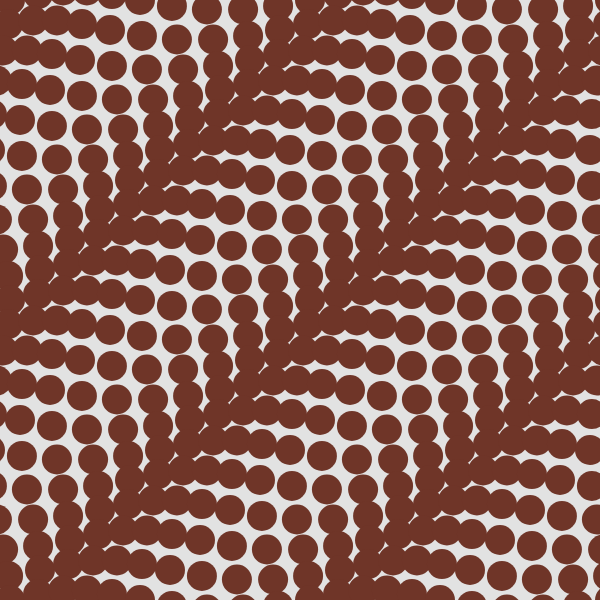
Frame 1 (no input)
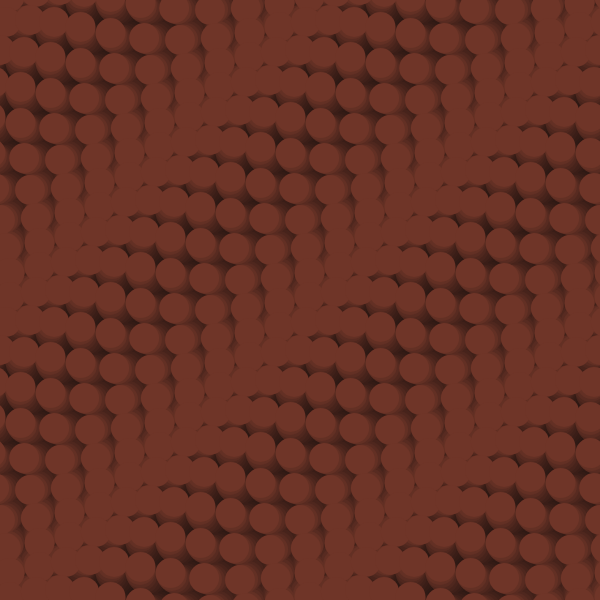
Frame 60 (no input)
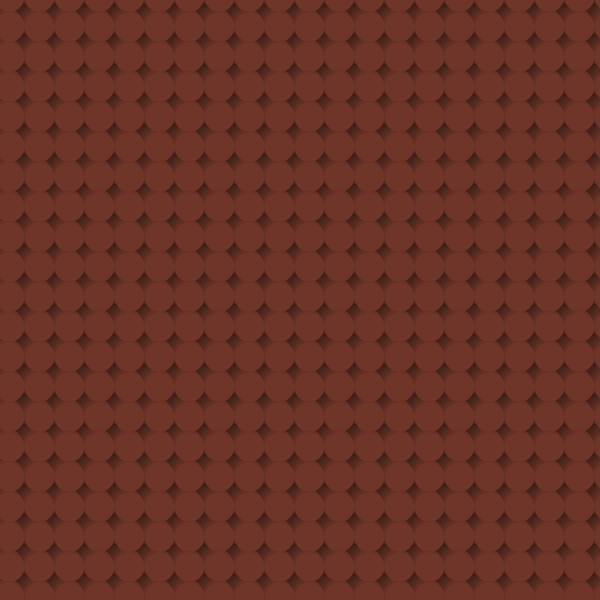
Frame 120 (the mouse pressed at the canvas centre since frame 60)

The p5.js sketch that drew these frames (run headless with seeded random() and noise() and a simulated clock; from frame 60 on, the mouse is pressed at the canvas centre):

// p5.js sketch
// ── sketch.js

let t = 0; // time/counter variable

function setup() {
  createCanvas(600, 600);
  noStroke();
  fill(random(0, 155),random(0, 255),40); //random color of particles each time
}

function draw() {
  background(10, 30); // translucent background (creates trails)

  // make a x and y grid of ellipses
  
  for (let x = 0; x <= width; x = x + 30) {
    for (let y = 0; y <= height; y = y + 30) {
      
      // starting point of each circle depends on mouse position
      let xAngle = map(mouseX, 0, width, -4* PI, 4* PI, true);
      let yAngle = map(mouseY, 0, height, -4 * PI, 4* PI, true);
      // and also varies based on the particle's location
      let angle = xAngle * (x / width) + yAngle * (y / height);

      // each particle moves in a circle
      let myX = x + 10 * cos(10 * PI * t + angle);
      let myY = y + 10 * sin(10 * PI * t + angle);

      ellipse(myX, myY, 30); // draw particle
    }
  }

  t = t + 0.01; // update time
}
